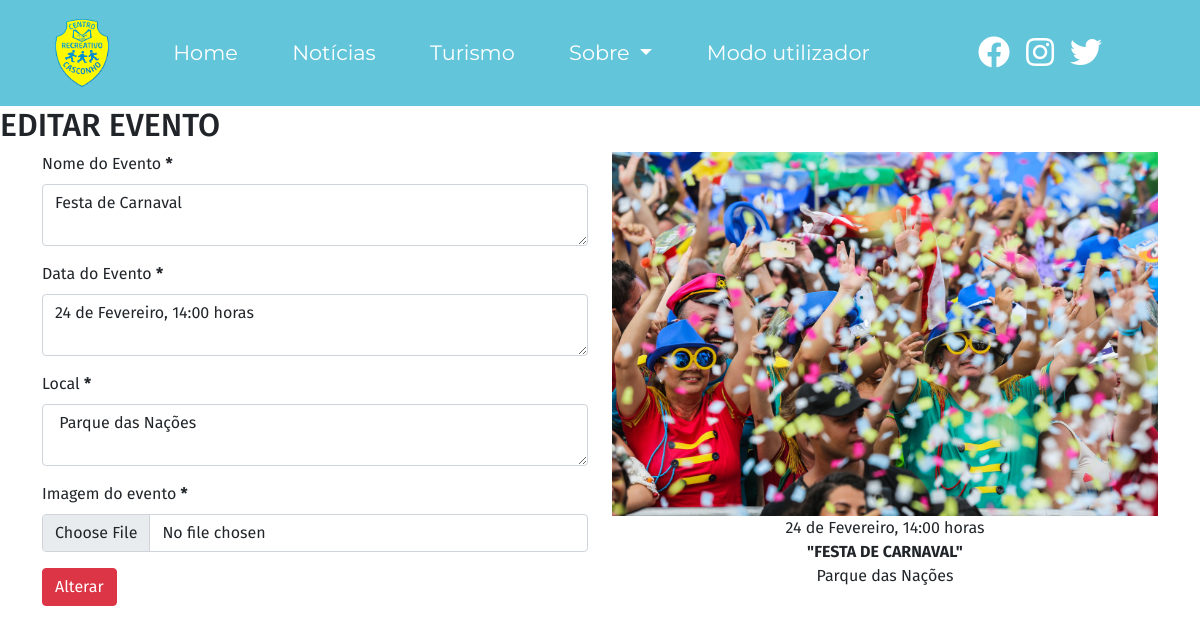
The app's page /admin/evento-editar.php?id=2 with its own data.
### tables this page shows
CREATE TABLE IF NOT EXISTS `evento` (
  `id` int(11) unsigned NOT NULL AUTO_INCREMENT,
  `nome` varchar(50) NOT NULL,
  `data` varchar(50) NOT NULL DEFAULT '',
  `local` varchar(50) NOT NULL,
  `img` varchar(50) NOT NULL,
  PRIMARY KEY (`id`)
);

### admin/evento-editar.php (the view, shortened to what this page needs)
<!DOCTYPE html>
<html>
<head>
    <link rel="stylesheet" href="css/bootstrap.min.css">
    <link rel="stylesheet" href="css/fontawesome.min.css">
    <link rel="stylesheet" href="css/crc.css">
</head>
<body>
<?php
require'includes/connection.php';
require 'includes/menucrc.php';
 $id = $_GET['id'];
?>
<h2>EDITAR EVENTO</h2>
<?php
$sql = 'SELECT * FROM evento WHERE id =:id';
$sth = $dbh->prepare($sql);
$sth->bindParam(':id', $id, PDO::PARAM_INT);
$sth->execute();
$obj = $sth->FetchObject();
?>
<div class="container">
  <div class="row">
    <div class="col-6 mb-5">
      <form method="POST" enctype="multipart/form-data">
  <div class="mb-3">
    <label for="nome" class="form-label">Nome do Evento <b>*</b></label>
    <textarea class="form-control" id="nome" name="nome" placeholder="Escreva o nome do evento" required="true"><?=$obj->nome?></textarea>
  </div>
  <div class="mb-3">
    <label for="data" class="form-label" >Data do Evento <b>*</b></label>
    <textarea class="form-control" id="data" name="data" placeholder="Escreva a data do evento" required="true"><?=$obj->data?></textarea>
  </div>
  <div class="mb-3">
    <label for="local" class="form-label">Local <b>*</b></label>
    <textarea class="form-control" id="local" name="local" placeholder="Escreva o local do Evento" required="true"> <?=$obj->local?></textarea>
  </div>
  <div class="mb-3">
    <label for="imagem" class="form-label"> Imagem do evento <b>*</b></label>
    <input type="file" class="form-control" id="imagem" name="imagem" placeholder="Selecione a imagem correspondente" required="true">
  </div>
  <button type="submit" class="btn btn-danger">Alterar</button>
</form>
      </div>
      <div class="col-6">
        <div class="text-center">
          <img src="../img/<?=$obj->img?>" class="img-fluid" alt="">
        </div>
        <div class="text-center"><?=$obj->data?></div>
        <div class="text-uppercase text-center"><strong>"<?=$obj->nome?>"</strong></div>
        <div class="text-center"><?=$obj->local?></div>
      </div>
</body>
</html>

### admin/css/crc.css (style rules this page uses)
html, body { height: 100%; font-family: 'Fira Sans', 'Roboto', sans-serif; }

### records on screen
evento: nome "Festa de Carnaval", data "24 de Fevereiro, 14:00 horas", local "Parque das Nações", img (picture), nome "FESTA DE CARNAVAL"
